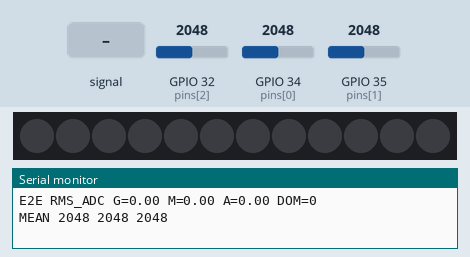
The sketch below on a simulated ESP32. On the bench: 12 RGB LEDs in strip order, left to right, the last lines printed to the serial monitor. The test bench sets the inputs (shaded band); at power-on: GPIO 34 (pins[0]) = 2048, GPIO 35 (pins[1]) = 2048, GPIO 32 (pins[2]) = 2048 (analog values on the 0–4095 scale). Dim RGB values are drawn brighter than linear.

Above: at 1.2 s.
1.3 s: GPIO 32 (pins[2]) fed a 200 Hz sine of ±327 counts around its level
At 2.7 s:
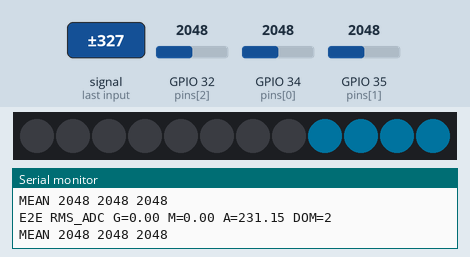
3.1 s: GPIO 34 (pins[0]) set to 2866
At 3.6 s:
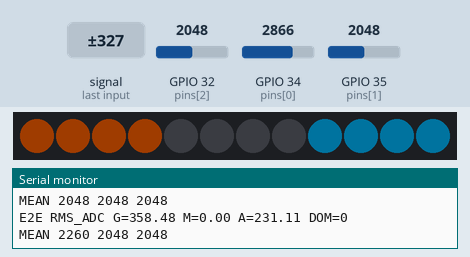
5.6 s: GPIO 35 (pins[1]) set to 2866
At 6.5 s:
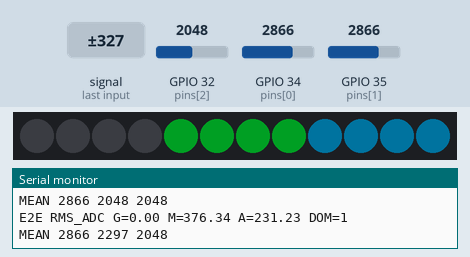
8.1 s: GPIO 32 (pins[2]) set to 2866
At 9.8 s:
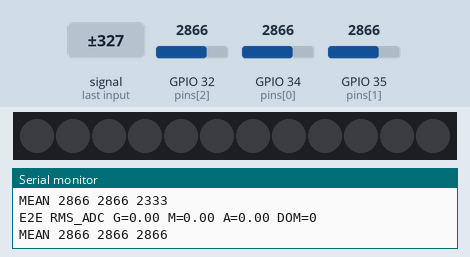
10.7 s: GPIO 34 (pins[0]) set to 3603
At 11.5 s:
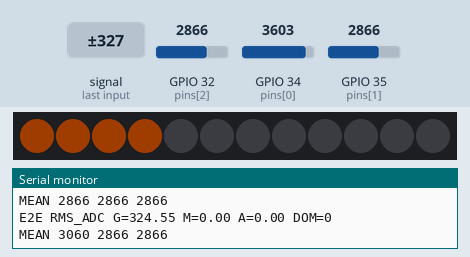
13.2 s: GPIO 35 (pins[1]) set to 3603
At 13.9 s:
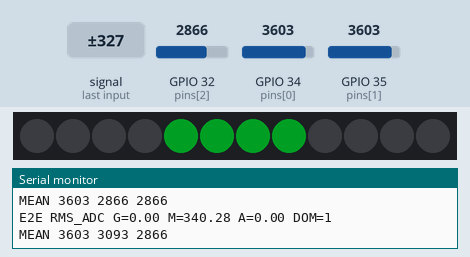
Timing chart, 0 to 16.2 s (numbered marks = the images above; inputs shaded):
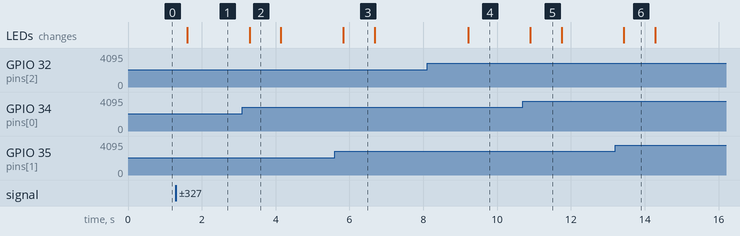

Measured:
- after the input at 1.3 s, the LEDs: change after 0.31 s (image 1)
- after the input at 3.1 s, the LEDs: change after 0.20 s (image 2)
- after the input at 5.6 s, the LEDs: change after 0.23 s (image 3)
- after the input at 8.1 s, the LEDs: change after 1.1 s (image 4)
- after the input at 10.7 s, the LEDs: change after 0.20 s (image 5)
- after the input at 13.2 s, the LEDs: change after 0.24 s (image 6)
- what the display in image 2 shows lasts 0.8 s, from 3.3 s to 4.1 s

The sketch:

e2e-filtros.ino
```cpp
#include <Adafruit_NeoPixel.h>
#include <math.h>
Adafruit_NeoPixel leds(12,25,NEO_GRB+NEO_KHZ800);
const int pins[3]={34,35,32};
void setup(){Serial.begin(115200);leds.begin();leds.setBrightness(32);analogReadResolution(12);analogSetAttenuation(ADC_11db);for(int p:pins)pinMode(p,INPUT);}
void loop(){
 double sum[3]={},sq[3]={};int n=2048;
 for(int i=0;i<n;i++){for(int k=0;k<3;k++){double v=analogRead(pins[k]);sum[k]+=v;sq[k]+=v*v;}delayMicroseconds(37);}
 float rms[3];int dominant=0;
 for(int k=0;k<3;k++){rms[k]=sqrt(fmax(0,sq[k]/n-pow(sum[k]/n,2)));if(rms[k]>rms[dominant])dominant=k;}
 for(int k=0;k<3;k++){int bars=constrain(lround(rms[k]/20),0,4);for(int j=0;j<4;j++){uint32_t c=k==0?leds.Color(255,100,0):k==1?leds.Color(0,255,60):leds.Color(0,180,255);leds.setPixelColor(k*4+j,j<bars?c:0);}}
 leds.show();Serial.printf("E2E RMS_ADC G=%.2f M=%.2f A=%.2f DOM=%d\n",rms[0],rms[1],rms[2],dominant);Serial.printf("MEAN %.0f %.0f %.0f\n",sum[0]/n,sum[1]/n,sum[2]/n);delay(80);
}
```
